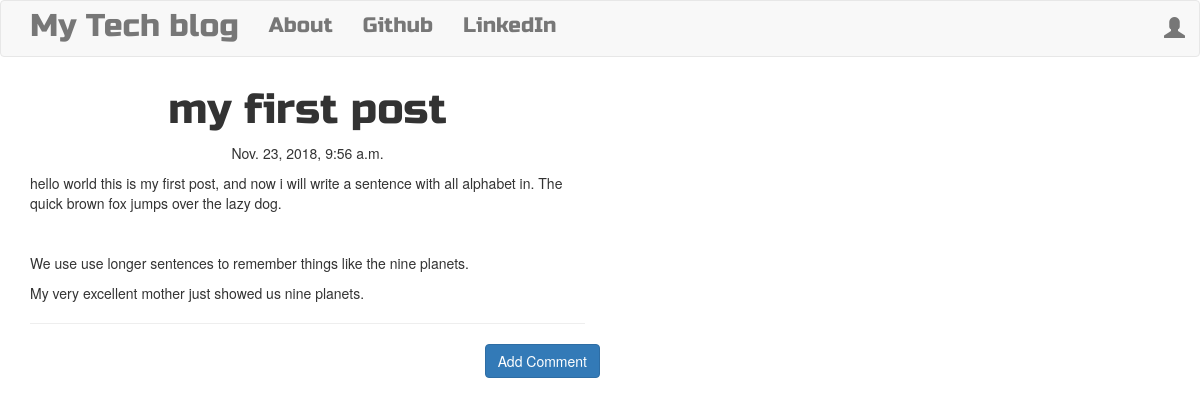
/post/1, run on the app's committed database.
### blog/models.py (models this page shows, shortened)
class Post(models.Model):
    author          = models.ForeignKey('auth.User',on_delete=models.CASCADE)
    title           = models.CharField(max_length=200)
    text            = models.TextField()
    created_date    = models.DateTimeField(default=timezone.now)
    published_date  = models.DateTimeField(blank=True, null=True)

### blog/views.py (the view)
# urls.py: url(r'^post/(?P<pk>\d+)$',views.PostDetailView.as_view(), name='post_detail'),
class PostDetailView(DetailView):
    model = Post

### blog/templates/blog/post_detail.html (shortened to what this page needs)
<!DOCTYPE html>
{% extends "blog/base.html" %}
{% block body_block %}
<h1 class="posttitle loader">{{post.title}} </h1>
{% if post.published_date %}
  <div class="date postdate">
    {{post.published_date}}
  </div>
{% else %}
  <a class="btn btn-default" href="{% url 'post_publish' pk=post.pk %}">Publish</a>
{% endif %}
<p class="postcontent"> {{post.text|safe|linebreaksbr}} </p>
<hr>
<a  class="btn btn-primary btn-comment" href="{% url 'add_comment_to_post' pk=post.pk %}">Add Comment</a>
<div class="container">
  {% for comment in post.comments.all %}
    <br>
      {% empty %}
      <p>
        No comments
      </p>
  {% endfor %}
</div>
{% endblock %}

### blog/templates/blog/base.html (shortened to what this page needs)
    <!DOCTYPE html>
    {% load staticfiles %}
    <html>
      <head>
        <link rel="stylesheet" href="https://maxcdn.bootstrapcdn.com/bootstrap/3.3.7/css/bootstrap.min.css">
        <link rel="stylesheet" href="{% static 'css/medium-editor.min.css' %}" />
        <link rel="stylesheet" href="{% static 'css/blog.css' %}">
      </head>
      <body>
        <nav class="navbar navbar-default  techfont custom-navbar">
          <div class="container">
            <ul class="nav navbar-nav">
              <li><a class='navbar-brand bigbrand' href="{% url 'post_list' %}">My Tech blog</a></li>
              <li><a href="{% url 'about'%}">About</a></li>
              <li><a href="https://www.github.com">Github</a></li>
              <li><a href="https://www.linkedin.com">LinkedIn</a></li>
            </ul>
            <ul class="nav navbar-nav navbar-right">
              {% if user.is_authenticated %}
                <li><a class="navbar-link" href="{% url 'post_new' %}">New Post</a></li>
                <li><a class="navbar-link" href="{% url 'post_draft_list' %}">Drafts</a></li>
                <li><a class="navbar-link" href="{% url 'logout' %}">Logout</a></li>
                <li><a>Welcome: {{user.username}}</a></li>
              {% else %}
                 <li><a class='nav navbar-right' href="{% url 'login' %}" ><span class="glyphicon glyphicon-user"></span></a></li>
              {% endif %}
            </ul>
          </div>
        </nav>
        <div class="content container centerstage">
          <div class="row">
            <div class="col-md-6">
              <div class="blog_posts">
                    {% block body_block %}
                    {% endblock %}
                </div>
              </div>
            </div>
        </div>
      </body>
    </html>

### blog/static/css/blog.css (style rules this page uses)
.techfont { font-family: 'Russo One', sans-serif; font-size: 1.5em; margin-bottom: 10px; }
.bigbrand { font-size: 1.5em; }
.centerstage { margin-left: auto; margin-right: auto; }
.postdate { text-align: center; }
.posttitle { font-family: 'Russo One', sans-serif; font-size: 3em; text-align: center; }
.postcontent { font-family: 'Montserrat'; font-size: 1.5em; }
.btn-comment { position: absolute; right: 0px; }
.loader { filter:hue-rotate(0deg); color:linear-gradient(45deg,#0f8,#08f); animation:hue 10000ms infinite linear; }

### data on the page
Post: title "my first post", published_date "Nov. 23, 2018, 9:56 a.m.", text "hello world this is my first post, and now i will write a sentence with all alphabet in. The quick brown fox jumps over the lazy dog. We use use longer sentences to remember things like the nine planets. My very excellent mother just showed us nine planets."
